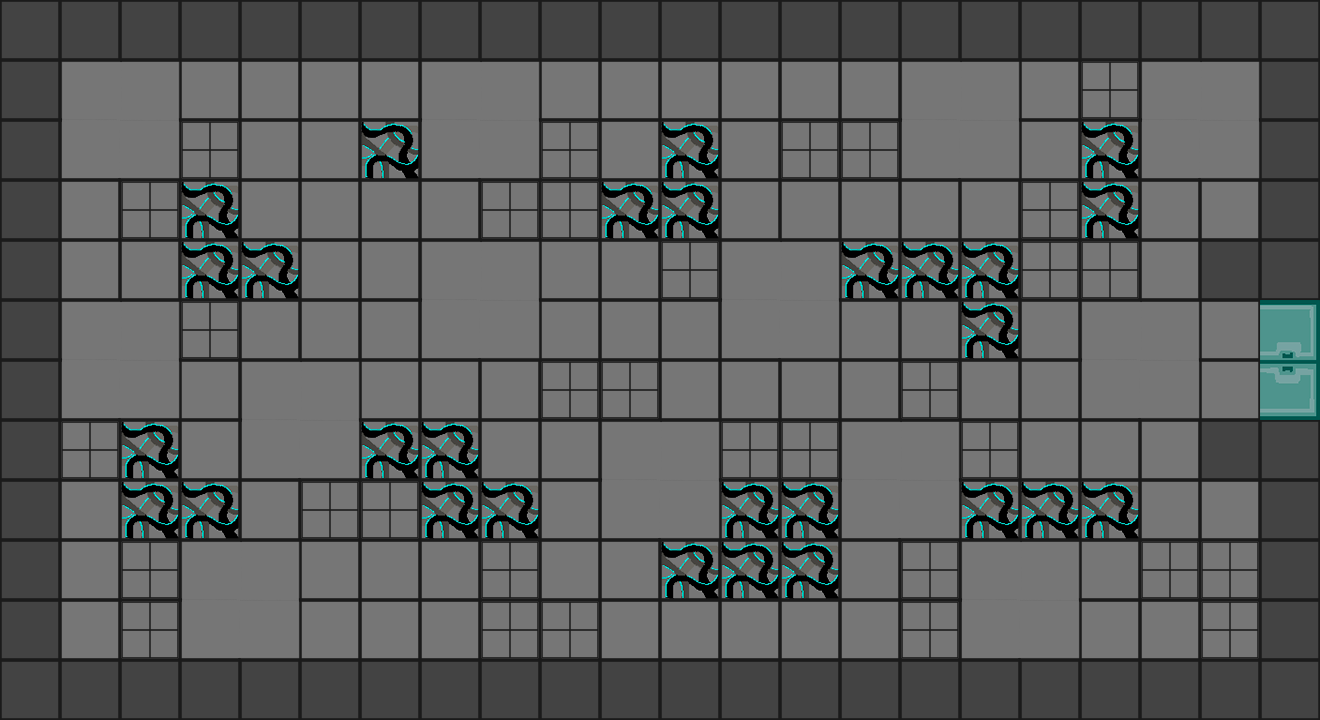

A level layout from a 2D game, rendered from its tile map. Below: a short description, then the map file with its tile-grid data intact:
An orthogonal 22x12 tile map with 60x60 px tiles, 1 tile layer (Capa de Patrones 1) and 24 objects.

<map version="1.2" tiledversion="1.2.2" orientation="orthogonal" renderorder="right-up" width="22" height="12" tilewidth="60" tileheight="60" infinite="0" nextlayerid="5" nextobjectid="25">
 <tileset firstgid="1" name="AssetsTiles" tilewidth="60" tileheight="60" tilecount="216" columns="18">
  <image source="AssetsTiles.png" width="1080" height="720" />
 </tileset>
 <layer id="1" name="Capa de Patrones 1" width="22" height="12">
  <data encoding="csv">
38,38,38,38,38,38,38,38,38,38,38,38,38,38,38,38,38,38,38,38,38,38,
38,57,58,37,37,37,37,57,58,37,37,37,37,37,37,57,58,37,93,57,58,38,
38,75,76,93,37,37,109,75,76,93,37,109,37,93,93,75,76,37,109,75,76,38,
38,37,93,109,37,37,37,37,93,93,109,109,37,37,37,37,37,93,109,37,37,38,
38,37,37,109,109,37,37,57,58,37,37,93,57,58,109,109,109,93,93,37,38,38,
38,57,58,93,37,37,37,75,76,37,37,37,75,76,37,37,109,37,57,58,37,2,
38,75,76,37,57,58,37,37,37,93,93,37,37,37,37,93,37,37,75,76,37,20,
38,93,109,37,75,76,109,109,37,37,57,58,93,93,57,58,93,37,37,37,38,38,
38,37,109,109,37,93,93,109,109,37,75,76,109,109,75,76,109,109,109,37,37,38,
38,37,93,57,58,37,37,37,93,37,37,109,109,109,37,93,57,58,37,93,93,38,
38,37,93,75,76,37,37,37,93,93,37,37,37,37,37,93,75,76,37,37,93,38,
38,38,38,38,38,38,38,38,38,38,38,38,38,38,38,38,38,38,38,38,38,38
</data>
 </layer>
 <objectgroup id="2" name="Paredes">
  <object id="1" x="0" y="0" width="60" height="720" />
  <object id="2" x="60" y="660" width="1260" height="60" />
  <object id="3" x="1260" y="420" width="60" height="180" />
  <object id="4" x="1260" y="600" width="60" height="60" />
  <object id="5" x="1200" y="420" width="60" height="60" />
  <object id="6" x="1200" y="240" width="120" height="60" />
  <object id="7" x="1260" y="0" width="60" height="240" />
  <object id="8" x="60" y="0" width="1200" height="60" />
 </objectgroup>
 <objectgroup id="3" name="Puertas">
  <object id="9" x="1260" y="300" width="60" height="120" />
 </objectgroup>
 <objectgroup id="4" name="Piso Lento">
  <object id="10" x="180" y="180" width="60" height="120" />
  <object id="11" x="240" y="240" width="60" height="60" />
  <object id="12" x="360" y="120" width="60" height="60" />
  <object id="13" x="600" y="180" width="120" height="60" />
  <object id="14" x="660" y="120" width="60" height="60" />
  <object id="15" x="840" y="240" width="180" height="60" />
  <object id="16" x="960" y="300" width="60" height="60" />
  <object id="17" x="1080" y="120" width="60" height="120" />
  <object id="18" x="960" y="480" width="180" height="60" />
  <object id="19" x="720" y="480" width="120" height="120" />
  <object id="20" x="660" y="540" width="60" height="60" />
  <object id="21" x="360" y="420" width="120" height="60" />
  <object id="22" x="420" y="480" width="120" height="60" />
  <object id="23" x="120" y="420" width="60" height="120" />
  <object id="24" x="180" y="480" width="60" height="60" />
 </objectgroup>
</map>
